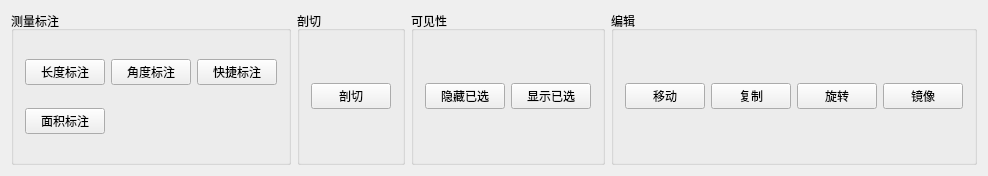
<?xml version="1.0" encoding="UTF-8"?>
<ui version="4.0">
 <class>EditViewClass</class>
 <widget class="QWidget" name="EditViewClass">
  <property name="geometry">
   <rect>
    <x>0</x>
    <y>0</y>
    <width>970</width>
    <height>176</height>
   </rect>
  </property>
  <property name="windowTitle">
   <string>Edit</string>
  </property>
  <layout class="QGridLayout" name="gridLayout">
   <item row="0" column="2">
    <widget class="QGroupBox" name="groupBox_3">
     <property name="title">
      <string>可见性</string>
     </property>
     <layout class="QHBoxLayout" name="horizontalLayout_4">
      <item>
       <widget class="QPushButton" name="pushButton_5">
        <property name="text">
         <string>隐藏已选</string>
        </property>
       </widget>
      </item>
      <item>
       <widget class="QPushButton" name="pushButton_6">
        <property name="text">
         <string>显示已选</string>
        </property>
       </widget>
      </item>
     </layout>
    </widget>
   </item>
   <item row="0" column="1">
    <widget class="QGroupBox" name="groupBox_2">
     <property name="title">
      <string>剖切</string>
     </property>
     <layout class="QHBoxLayout" name="horizontalLayout_3">
      <item>
       <widget class="QPushButton" name="pushButton_4">
        <property name="text">
         <string>剖切</string>
        </property>
       </widget>
      </item>
     </layout>
    </widget>
   </item>
   <item row="0" column="0">
    <layout class="QHBoxLayout" name="horizontalLayout">
     <item>
      <widget class="QGroupBox" name="groupBox">
       <property name="title">
        <string>测量标注</string>
       </property>
       <layout class="QGridLayout" name="gridLayout_2">
        <item row="0" column="2">
         <widget class="QPushButton" name="pushButton">
          <property name="text">
           <string>快捷标注</string>
          </property>
         </widget>
        </item>
        <item row="0" column="0">
         <widget class="QPushButton" name="length_mark">
          <property name="text">
           <string>长度标注</string>
          </property>
         </widget>
        </item>
        <item row="0" column="1">
         <widget class="QPushButton" name="pushButton_2">
          <property name="text">
           <string>角度标注</string>
          </property>
         </widget>
        </item>
        <item row="1" column="0">
         <widget class="QPushButton" name="pushButton_3">
          <property name="text">
           <string>面积标注</string>
          </property>
         </widget>
        </item>
       </layout>
      </widget>
     </item>
    </layout>
   </item>
   <item row="0" column="3">
    <widget class="QGroupBox" name="groupBox_4">
     <property name="title">
      <string>编辑</string>
     </property>
     <layout class="QHBoxLayout" name="horizontalLayout_5">
      <item>
       <widget class="QPushButton" name="pushButton_7">
        <property name="text">
         <string>移动</string>
        </property>
       </widget>
      </item>
      <item>
       <widget class="QPushButton" name="pushButton_8">
        <property name="text">
         <string>复制</string>
        </property>
       </widget>
      </item>
      <item>
       <widget class="QPushButton" name="pushButton_9">
        <property name="text">
         <string>旋转</string>
        </property>
       </widget>
      </item>
      <item>
       <widget class="QPushButton" name="pushButton_10">
        <property name="text">
         <string>镜像</string>
        </property>
       </widget>
      </item>
     </layout>
    </widget>
   </item>
  </layout>
 </widget>
 <layoutdefault spacing="6" margin="11"/>
 <resources/>
 <connections/>
</ui>
